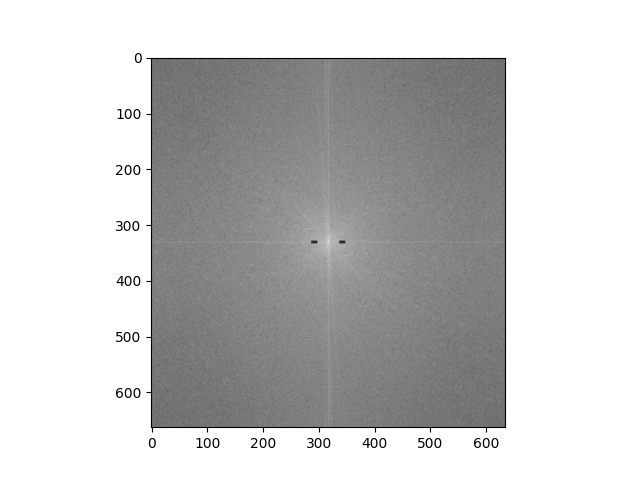
#> input picture image_enhancement_3/magnitude_spectrum_back.png, 640 x 480 px
$ python check_moire_pic_position.py
#> lines starting #> are read from the running program, lines starting #| are printed output that depends on the picture
import numpy as np
import matplotlib.pyplot as plt
import cv2

img = cv2.imread('./magnitude_spectrum_back.png', 0)
#> img is the input picture: shape (480, 640); min 0, max 255, mean 199.9

dft = cv2.dft(np.float32(img), flags=cv2.DFT_COMPLEX_OUTPUT)
dft_shift = np.fft.fftshift(dft)

magnitude_spectrum = 20 * np.log(cv2.magnitude(dft_shift[:, :, 0], dft_shift[:, :, 1]))
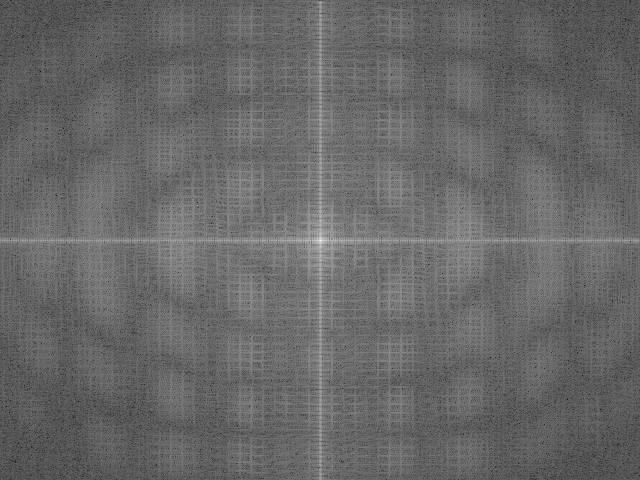
#> magnitude_spectrum: shape (480, 640) float32; min 25.95, max 358.7, mean 161.3; drawn with min black and max white
plt.imshow(magnitude_spectrum, cmap='gray')
plt.xticks([]), plt.yticks([])
plt.show()

def onclick(event):
    x = int(event.xdata)
    y = int(event.ydata)
    print('Clicked on pixel (', x, ', ', y, ') with magnitude ', magnitude_spectrum[y, x])

cid = plt.gcf().canvas.mpl_connect('button_press_event', onclick)

plt.show()
